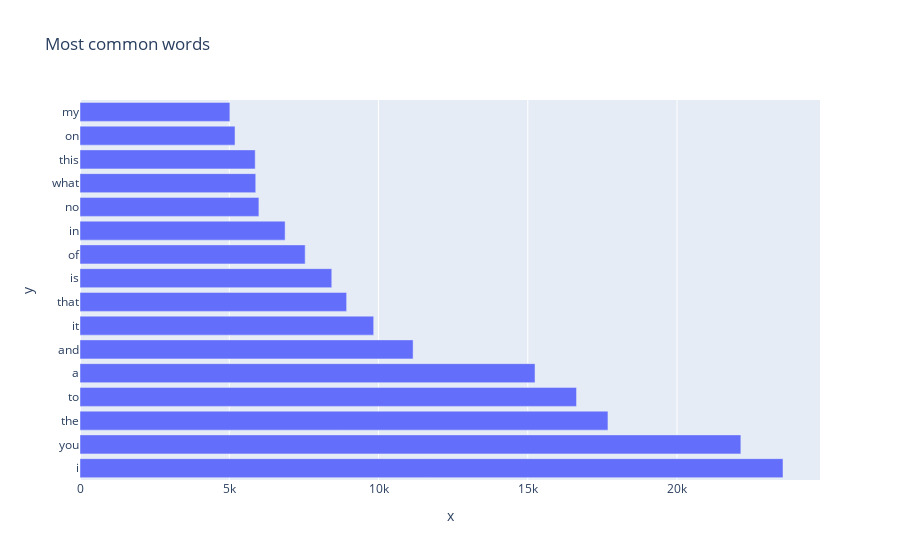
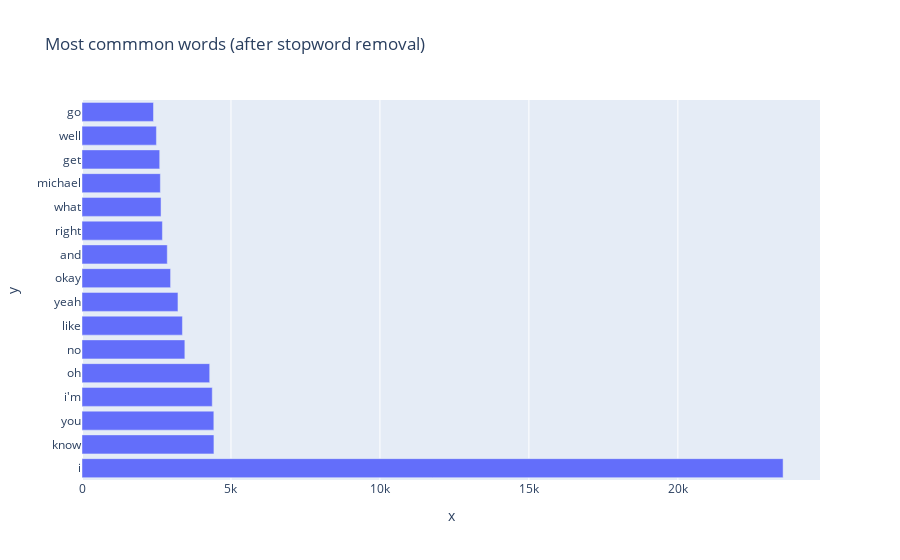

The notebook cell saved with these charts, in order:
### Code cell
fig1 = px.bar(y=df_allWordDist[:16].index, x=df_allWordDist[:16].values, orientation='h', title='Most common words')
fig2 = px.bar(y=df_allWordsExceptStopDist[:16].index, x=df_allWordsExceptStopDist[:16].values, orientation='h', title='Most commmon words (after stopword removal)')

fig1.show()
fig2.show()

### Figure 1 — Plotly figure (JSON) as saved in the notebook; plotly's stock layout.template omitted (floating-point values rounded to 4 significant figures)
{"data": [{"alignmentgroup": "True", "hovertemplate": "x=%{x}<br>y=%{y}<extra></extra>", "legendgroup": "", "marker": {"color": "#636efa", "pattern": {"shape": ""}}, "name": "", "offsetgroup": "", "orientation": "h", "showlegend": false, "textposition": "auto", "type": "bar", "x": [23550, 22138, 17686, 16633, 15243, 11159, 9838, 8932, 8434, 7543, 6871, 5993, 5887, 5869, 5193, 5021], "xaxis": "x", "y": ["i", "you", "the", "to", "a", "and", "it", "that", "is", "of", "in", "no", "what", "this", "on", "my"], "yaxis": "y"}], "layout": {"barmode": "relative", "legend": {"tracegroupgap": 0}, "title": {"text": "Most common words"}, "xaxis": {"anchor": "y", "domain": [0, 1], "title": {"text": "x"}}, "yaxis": {"anchor": "x", "domain": [0, 1], "title": {"text": "y"}}}}

### Figure 2 — Plotly figure (JSON) as saved in the notebook; plotly's stock layout.template omitted (floating-point values rounded to 4 significant figures)
{"data": [{"alignmentgroup": "True", "hovertemplate": "x=%{x}<br>y=%{y}<extra></extra>", "legendgroup": "", "marker": {"color": "#636efa", "pattern": {"shape": ""}}, "name": "", "offsetgroup": "", "orientation": "h", "showlegend": false, "textposition": "auto", "type": "bar", "x": [23532, 4428, 4425, 4372, 4286, 3452, 3371, 3221, 2973, 2862, 2699, 2653, 2630, 2608, 2498, 2400], "xaxis": "x", "y": ["i", "know", "you", "i'm", "oh", "no", "like", "yeah", "okay", "and", "right", "what", "michael", "get", "well", "go"], "yaxis": "y"}], "layout": {"barmode": "relative", "legend": {"tracegroupgap": 0}, "title": {"text": "Most commmon words (after stopword removal)"}, "xaxis": {"anchor": "y", "domain": [0, 1], "title": {"text": "x"}}, "yaxis": {"anchor": "x", "domain": [0, 1], "title": {"text": "y"}}}}
